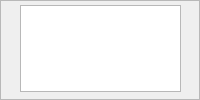
<?xml version="1.0" encoding="UTF-8"?>
<ui version="4.0">
 <class>ScoreSearchWindow</class>
 <widget class="QWidget" name="ScoreSearchWindow">
  <property name="geometry">
   <rect>
    <x>0</x>
    <y>0</y>
    <width>200</width>
    <height>100</height>
   </rect>
  </property>
  <property name="windowTitle">
   <string>查找</string>
  </property>
  <widget class="QFrame" name="frame">
   <property name="geometry">
    <rect>
     <x>0</x>
     <y>0</y>
     <width>200</width>
     <height>100</height>
    </rect>
   </property>
   <property name="frameShape">
    <enum>QFrame::StyledPanel</enum>
   </property>
   <property name="frameShadow">
    <enum>QFrame::Raised</enum>
   </property>
   <widget class="QTextEdit" name="textEdit">
    <property name="geometry">
     <rect>
      <x>20</x>
      <y>5</y>
      <width>161</width>
      <height>87</height>
     </rect>
    </property>
   </widget>
  </widget>
 </widget>
 <layoutdefault spacing="6" margin="11"/>
 <resources/>
 <connections/>
</ui>
